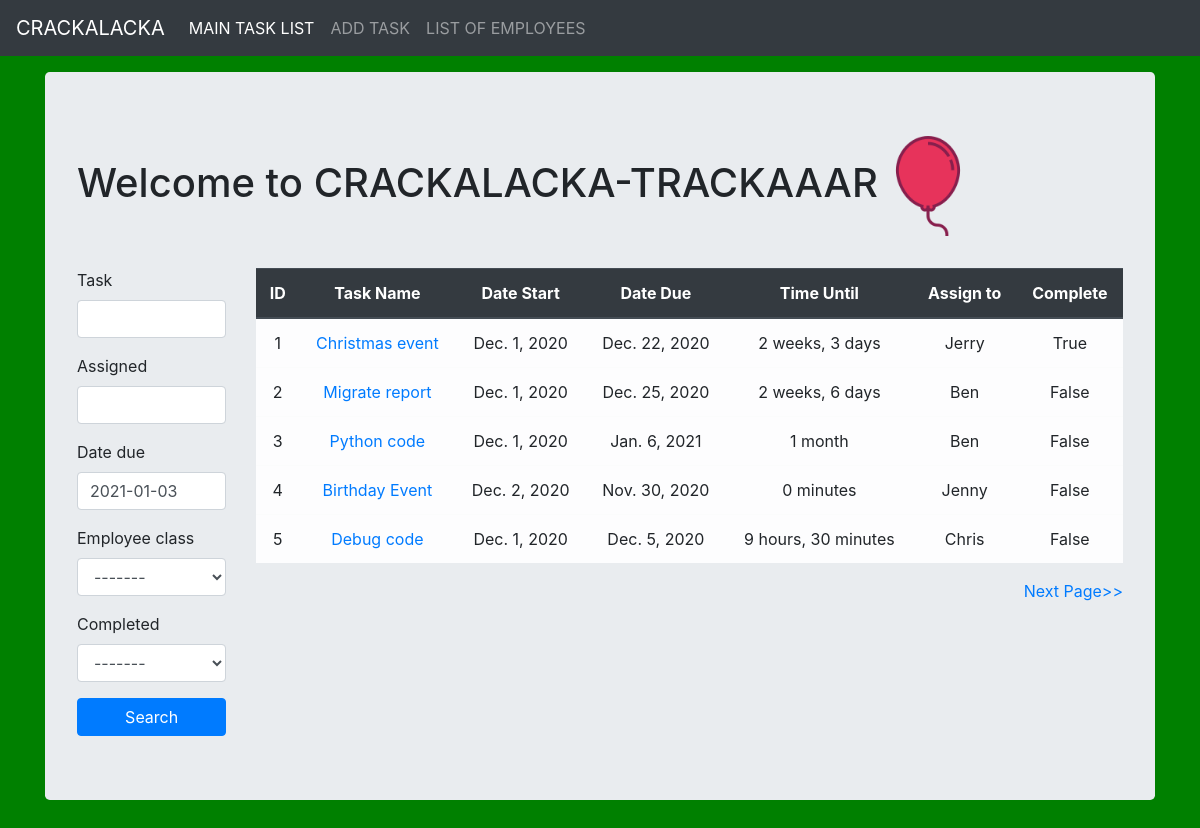
The page / on the database its author committed.
### tasktrackerApp/models.py (models this page shows, shortened)
class Task(models.Model):
    task_name = models.CharField(max_length=100, blank=False, null=False)
    task_description = models.TextField(blank=True, null=True)
    date_start = models.DateField(auto_now=False, auto_now_add=True)
    date_due = models.DateField(auto_now=False, auto_now_add=False, default=datetime.now()+timedelta(days=30), blank=True)
    assign_to = models.ForeignKey(Worker, db_column='name', on_delete=models.CASCADE)
    complete = models.BooleanField(default=False)

### tasktrackerApp/views.py (the view, shortened to what this page needs)
# urls.py: path('', views.index, name='index'),
def index(request):
    title = "Welcome to CRACKALACKA-TRACKAAAR"
    queryset = Task.objects.all().values('id', 'task_name', 'date_start', 'date_due', 'complete', 'assign_to', 'assign_to__name')
    form = TaskSearchForm
    p = Paginator(queryset.order_by('id'), 5)
    page_num = request.GET.get('page',1)
    try:
        page = p.page(page_num)
    except:
        page = p.page(1)
    context = {'title':title, 'form': form, 'page': page}
    return render(request, 'tasktrackerApp/index.html', context)

### templates/tasktrackerApp/index.html (shortened to what this page needs)
{% extends 'tasktrackerApp/base.html' %}
{% load static %}
{% load crispy_forms_tags %}
{% block bodyblock%}
<div class="jumbotron">
  <h1>{{title}}<img src="{% static 'img/balloon.png' %}" alt="Balloon PNG" width=100px></h1>
  <br>
  <div class="row">
    <div class="col-sm-2">
      <form class="" action="" method="POST">
        {{ form|crispy }}
        <input type="submit" class="btn btn-primary fullbutton" name="" value="Search">
      </form>
    </div>
    <div class="col-sm-10">
      <div class="container-sub">
        <table class='table'>
          <thead class="thead-dark">
            <tr>
              <th>ID</th>
              <th>Task Name</th>
              <th>Date Start</th>
              <th>Date Due</th>
              <th>Time Until</th>
              <th>Assign to</th>
              <th>Complete</th>
            </tr>
          </thead>
          {% for row in page %}
          <tr class="table-light">
            <td>{{ forloop.counter0|add:page.start_index }}</td>
            <td><a href="{% url 'tasktrackerApp:update_items' row.id %}">{{row.task_name}}</a></td>
            <td>{{row.date_start}}</td>
            <td>{{row.date_due}}</td>
            <td>{{row.date_due|timeuntil }}</td>
            <td>{{row.assign_to__name}}</td>
            <td>{{row.complete}}</td>
          </tr>
          {% endfor %}
        </table>
        <div class="paging" align='right'>
          {% if page.has_next %}
            <a href="{% url 'tasktrackerApp:index' %}?page={{ page.next_page_number }}">Next Page>> </a>
          {% endif %}
        </div>
      </div>
    </div>
  </div>
</div>
<br>
{% endblock%}

### static/css/master.css (style rules this page uses)
body { background: green; }
.table { text-align: center; }
.fullbutton { width: 100%; }

### templates/tasktrackerApp/base.html (style rules this page uses)
body { min-height: 75rem; padding-top: 4.5rem; }

### rows shown on the page
Task: task_name "Christmas event", date_start "Dec. 1, 2020", date_due "Dec. 22, 2020", date_due "2 weeks, 3 days", assign_to__name "Jerry", complete "True"
Task: task_name "Migrate report", date_start "Dec. 1, 2020", date_due "Dec. 25, 2020", date_due "2 weeks, 6 days", assign_to__name "Ben", complete "False"
Task: task_name "Python code", date_start "Dec. 1, 2020", date_due "Jan. 6, 2021", date_due "1 month", assign_to__name "Ben", complete "False"
Task: task_name "Birthday Event", date_start "Dec. 2, 2020", date_due "Nov. 30, 2020", date_due "0 minutes", assign_to__name "Jenny", complete "False"
Task: task_name "Debug code", date_start "Dec. 1, 2020", date_due "Dec. 5, 2020", date_due "9 hours, 30 minutes", assign_to__name "Chris", complete "False"

### other values the page prints
{{ title }} "Welcome to CRACKALACKA-TRACKAAAR"
